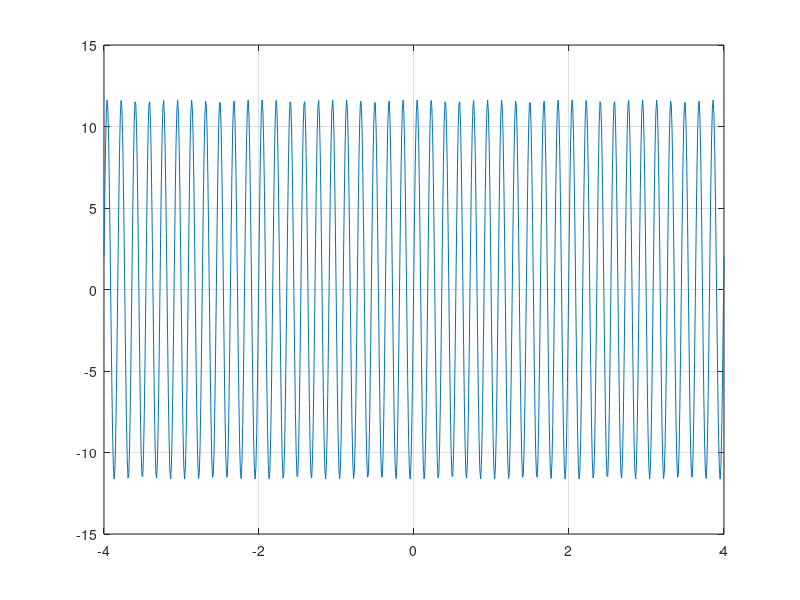

Recreate this plot in MATLAB.
Ts = 0.01;
T = 2;
Vdc=100;
t = 0:Ts:T-Ts;
f(t < T/2) = Vdc;
f((t>=T/2) & (t<T)) = -Vdc;
plot(t, f)
N=11;
a = zeros(1, N+1);
b = zeros(1, N+1);
for n=0:N 
    a(n+1) = (2*Ts/T)*sum(f.*cos(2*pi*n*t/T));
    b(n+1) = (2*Ts/T)*sum(f.*sin(2*pi*n*t/T));
end
t=-2*T:Ts:2*T;
fs = (a(1)/2) * ones(size(t));
for n=11:11
    fs = fs + (a(n+1)*cos(2*pi*n*t/T) + b(n+1)*sin(2*pi*n*t/T));
end
plot(t, fs)
grid on

% subplot(2,1,1);
% stem(0:N, a)
% subplot(2,1,2);
% stem(0:N, b)

% 
% t=-2*T:Ts:2*T;
% fs = (a(1)/2) * ones(size(t));
% for n=1:N
%     fs = fs + (a(n+1)*cos(2*pi*n*t/T) + b(n+1)*sin(2*pi*n*t/T));
% end
% plot(t, fs)

